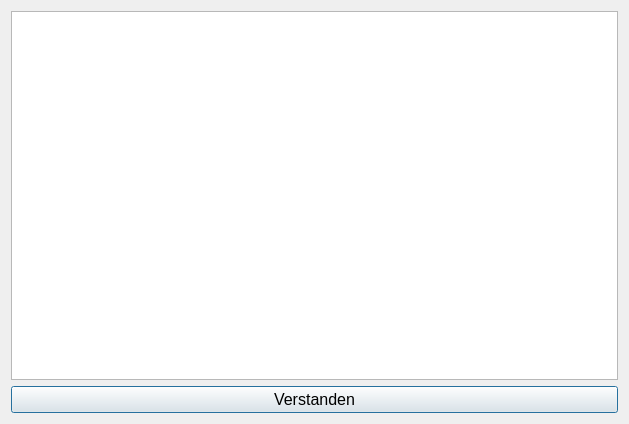
<?xml version="1.0" encoding="UTF-8"?>
<ui version="4.0">
 <class>Dialog</class>
 <widget class="QDialog" name="Dialog">
  <property name="geometry">
   <rect>
    <x>0</x>
    <y>0</y>
    <width>629</width>
    <height>424</height>
   </rect>
  </property>
  <property name="font">
   <font>
    <pointsize>12</pointsize>
   </font>
  </property>
  <property name="windowTitle">
   <string>Dialog</string>
  </property>
  <layout class="QVBoxLayout" name="verticalLayout">
   <item>
    <widget class="QTableWidget" name="action_table"/>
   </item>
   <item>
    <widget class="QPushButton" name="confirm">
     <property name="text">
      <string>Verstanden</string>
     </property>
    </widget>
   </item>
  </layout>
 </widget>
 <resources/>
 <connections/>
</ui>
